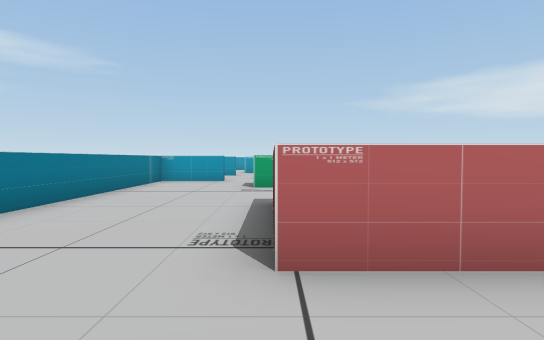
view 1 (above)

24 first-person views from a walk through a scene from a Unity 3-D project. The camera is 1.5 m above the floor, tilts 2° down and sees 80° across. The floor is counted in squares, 2 m on a side. Each view is taken from the middle of a square. On the plan, view 1 faces up. The plan holds only what a view shows up to about 11 squares ahead; the rest is blank. The player is left out. Some animated figures are left out.

view 2
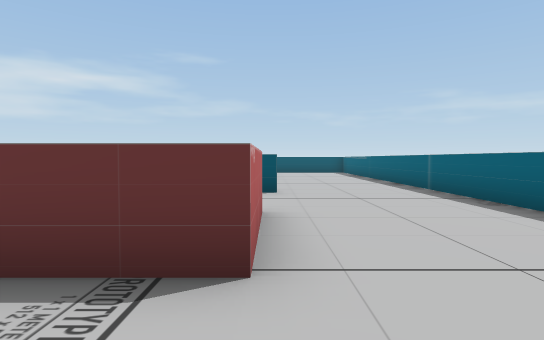

view 3
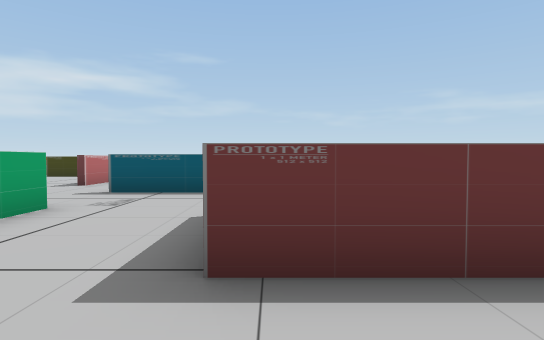

view 4
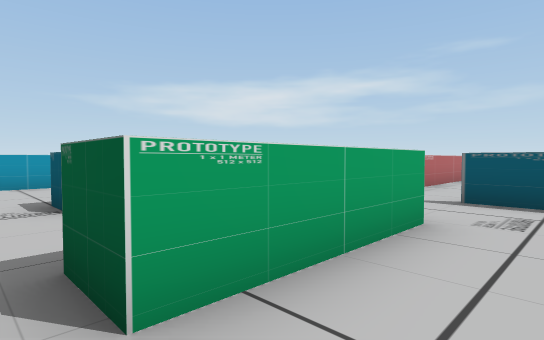

view 5
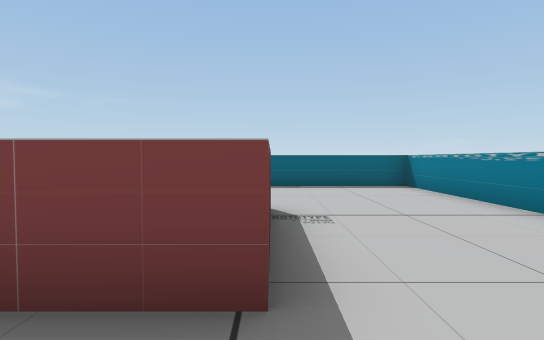

view 6
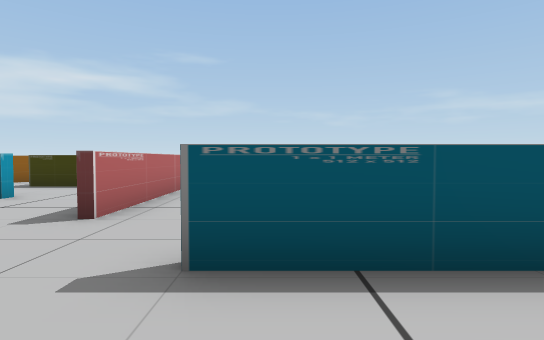

view 7
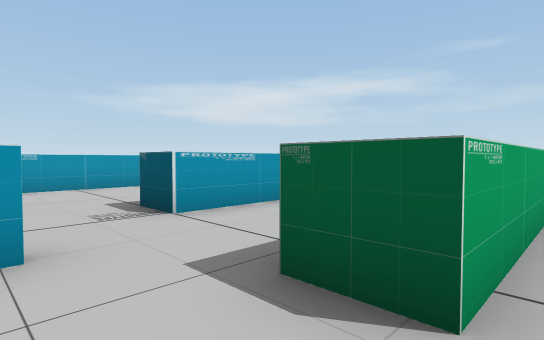

view 8
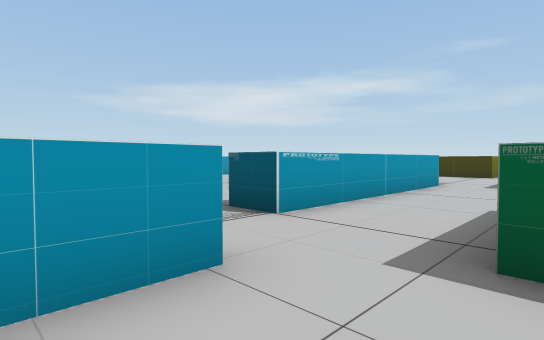

view 9
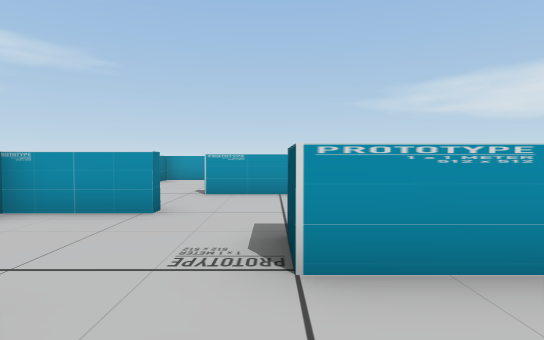

view 10
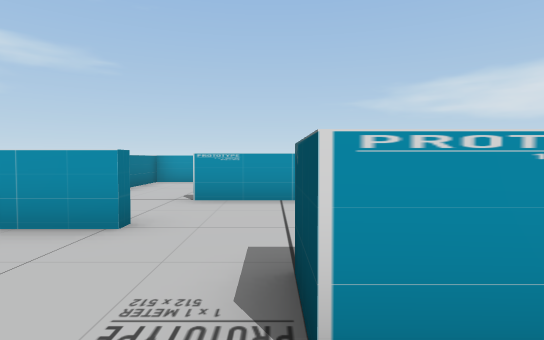

view 11
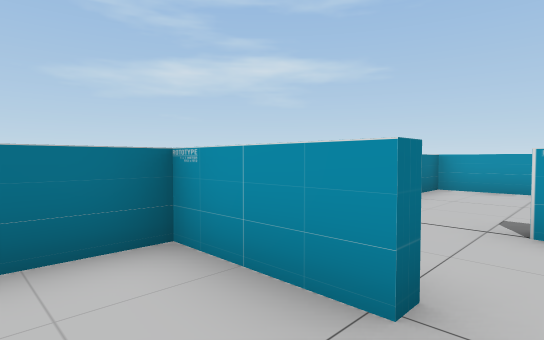

view 12
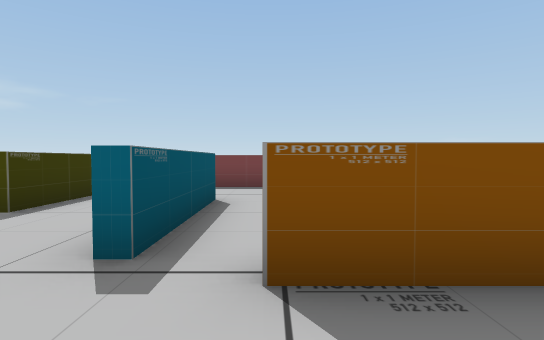

view 13
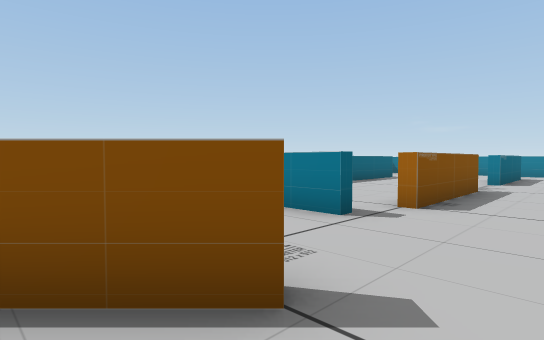

view 14
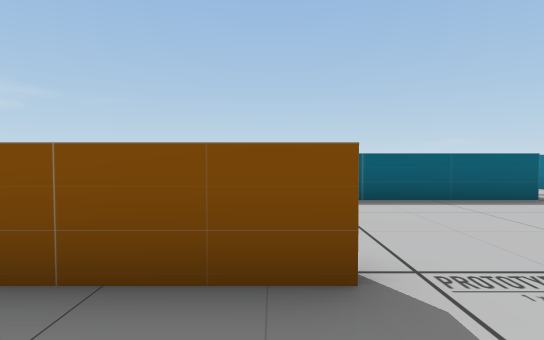

view 15
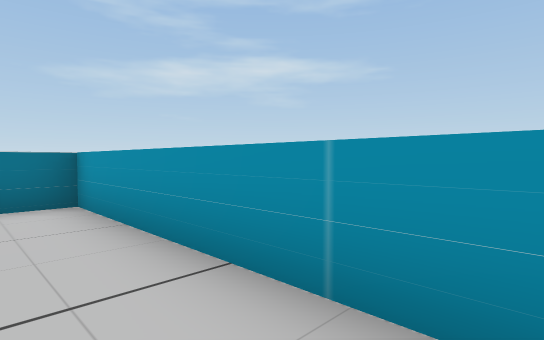

view 16
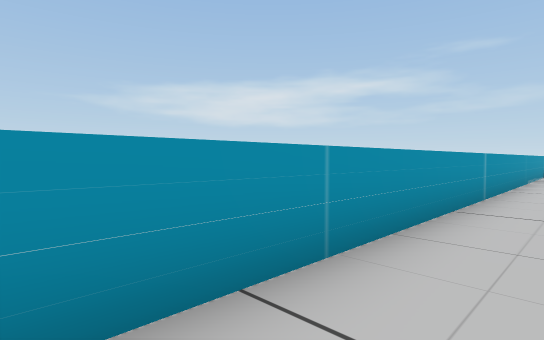

view 17
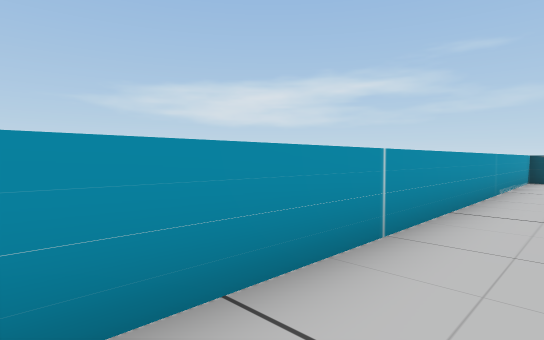

view 18
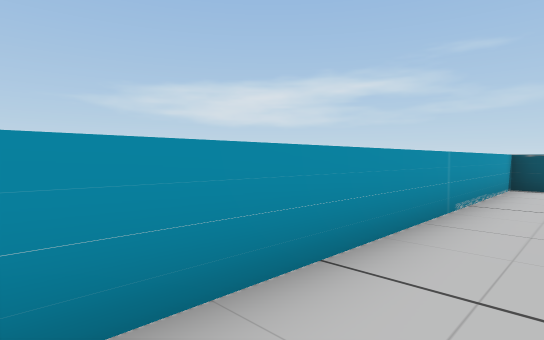

view 19
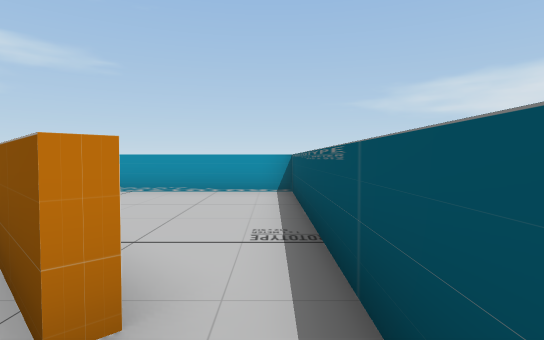

view 20
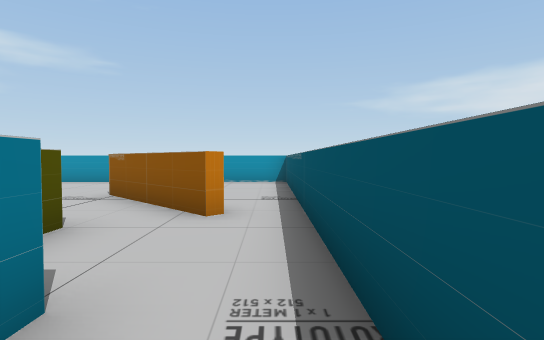

view 21
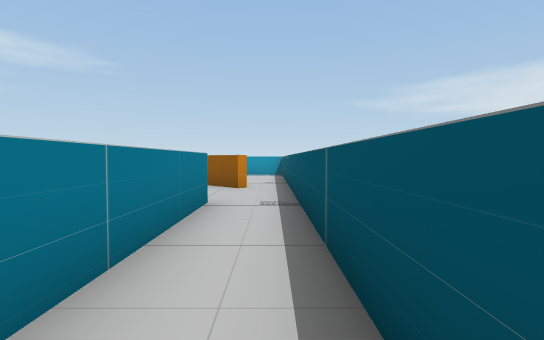

view 22
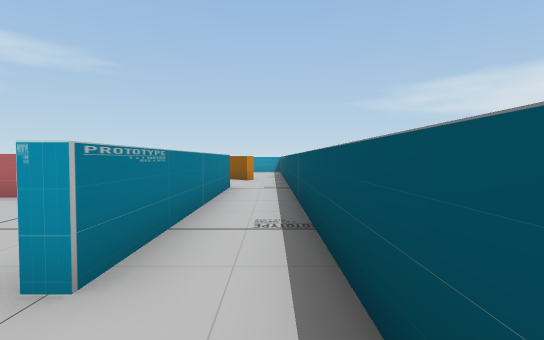

view 23
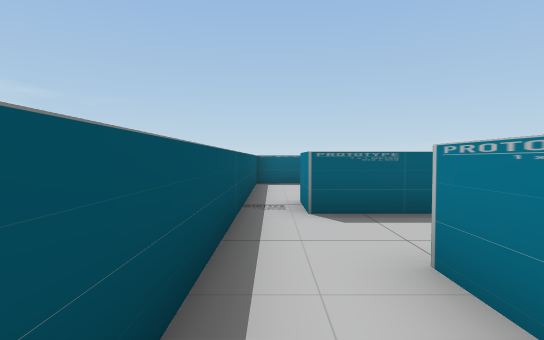

view 24
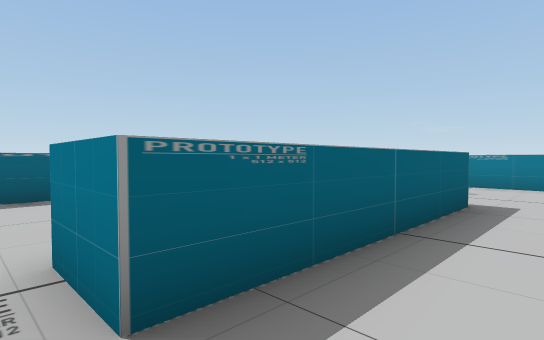

### Floor plan
Ten units are one square. View 1 is at (0, 0); x grows to the right and y downward. Boxes are objects, and circles mark ways between rooms. Rooms are numbered by the first view taken in them; rooms with no view inside come last. Other rooms are left out.
<svg viewBox="-42 -219 202 243">
<path fill="none" stroke="#000" d="M51 -61 51 -86M29 -84 -5 -84 -5 -95M53 -42 53 -26M19 -21 0 -21 0 -54 14 -54M83 -104 95 -104M66 -121 0 -121 0 -131 35 -131M93 -36 135 -36M-15 -109 -37 -109 -37 -44M90 -130 90 -166M114 -102 70 -102M-37 -26 -37 19 1 19M25 19 90 19M-16 -144 -37 -144 -37 -131M117 -124 117 -134M18 -168 -15 -168M136 19 155 19 155 -26M44 -171 81 -171M93 -166 93 -155M118 -179 129 -169M132 -162 116 -177M117 -134 117 -146M-7 -171 23 -171M155 -155 155 -214 -37 -214 -37 -194M139 -126 139 -58 135 -58M127 -146 127 -141M142 -152 132 -162M135 -36 145 -36 145 -23M155 -26 155 -155"/>
<circle cx="-25" cy="-170" r="3" fill="#2a7"/>
<circle cx="105" cy="-140" r="3" fill="#2a7"/>
<circle cx="35" cy="-170" r="3" fill="#2a7"/>
<circle cx="140" cy="-45" r="3" fill="#2a7"/>
<circle cx="150" cy="-30" r="3" fill="#2a7"/>
<circle cx="120" cy="-150" r="3" fill="#2a7"/>
<circle cx="150" cy="-160" r="3" fill="#2a7"/>
<text x="40" y="-70">1</text>
<text x="70" y="-190">2</text>
<text x="150" y="-100">3</text>
</svg>
Room 1 opens to room 2. Room 1 opens to room 3. Room 2 opens to room 3.

Where each view was taken, in squares from view 1:
view 1: 0 up, 0 right, facing up
view 2: 2 up, 2 left, facing right
view 3: 5 up, 2 left, facing right
view 4: 7 up, 1 left, facing up-right
view 5: 7 up, 0 right, facing down
view 6: 8 up, 3 right, facing right
view 7: 8 up, 2 left, facing up-right
view 8: 9 up, 3 left, facing up-right
view 9: 10 up, 0 right, facing up
view 10: 11 up, 0 right, facing up
view 11: 13 up, 1 left, facing up-left
view 12: 19 up, 8 right, facing down
view 13: 19 up, 13 right, facing down-left
view 14: 19 up, 5 right, facing down
view 15: 20 up, 2 right, facing up-left
view 16: 20 up, 1 left, facing up-right
view 17: 20 up, 3 right, facing up-right
view 18: 20 up, 6 right, facing up-right
view 19: 14 up, 15 right, facing up
view 20: 11 up, 15 right, facing up
view 21: 7 up, 15 right, facing up
view 22: 4 up, 15 right, facing up
view 23: 8 up, 15 right, facing down
view 24: 5 up, 15 right, facing down-left
